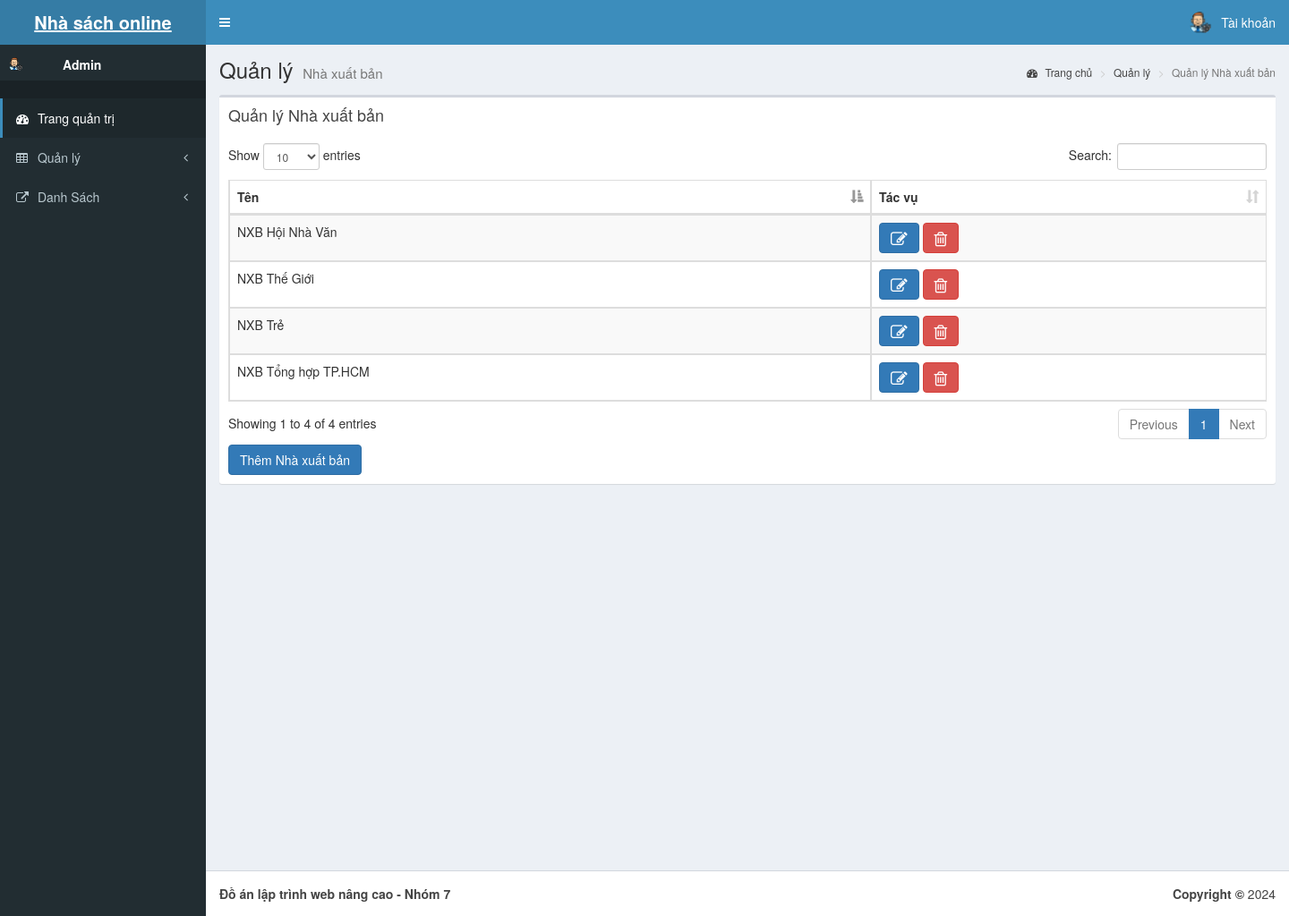
Page /Admin/qlynhasx.php on the earlier database version.
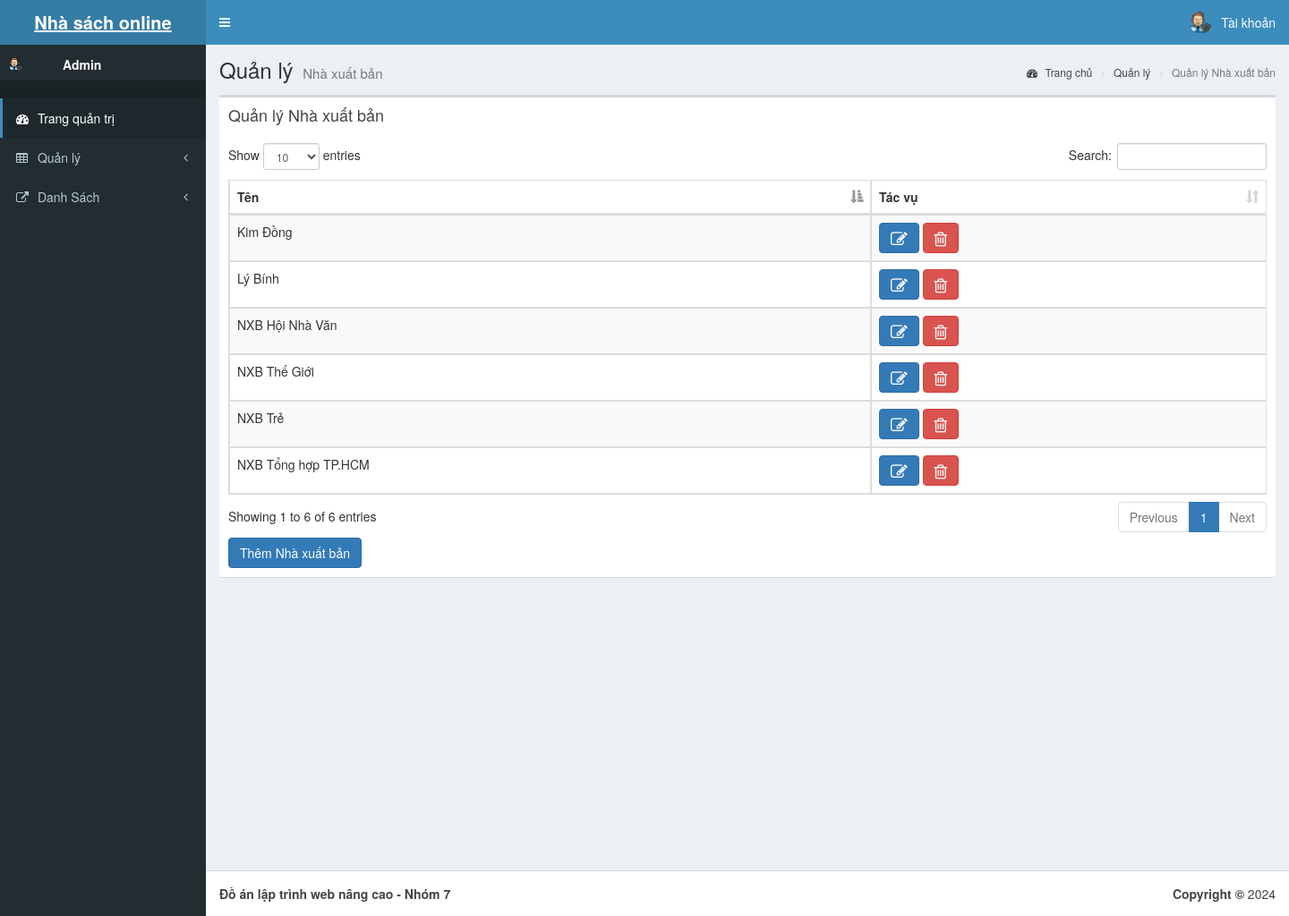
Same page on the later database version.
### tables this page shows
CREATE TABLE `nhaxuatban` (
  `ID` bigint(10) NOT NULL,
  `Ten` varchar(50) NOT NULL
);

### Admin/qlynhasx.php (the view, shortened to what this page needs)
<?php
 include "head.php";
?>
  <body class="hold-transition skin-blue sidebar-mini">
    <div class="wrapper">
    <?php
 include "Header.php";
?>
    <?php
 include "aside.php";
?>
      <div class="content-wrapper">
        <section class="content-header">
          <h1>
           Quản lý
            <small>Nhà xuất bản</small>
          </h1>
          <ol class="breadcrumb">
            <li><a href="index.php"><i class="fa fa-dashboard"></i> Trang chủ</a></li>
            <li><a href="#">Quản lý</a></li>
            <li class="active">Quản lý Nhà xuất bản</li>
          </ol>
        </section>
        <section class="content">
          <div class="row">
            <div class="col-xs-12">
              <div class="box">
                <div class="box-header">
                  <h3 class="box-title">Quản lý Nhà xuất bản</h3>
                </div>
                <div class="box-body">
                  <table id="example1" class="table table-bordered table-striped">
                    <thead >
                      <tr>
                        <th>Tên</th>
                        <th>Tác vụ</th>
                      </tr>
                    </thead>
                    <tbody>
                    <?php
                         require '../inc/myconnect.php';
                         $sql="SELECT ID,Ten from nhaxuatban ";
                         $result = $conn->query($sql);
                         if ($result->num_rows > 0) {
                          while($row = $result->fetch_assoc()) {
                      ?>
                        <tr>
                        <td><?php echo $row["Ten"] ?></td>
                        <td><a class="btn btn-primary" href="suanhasx.php?id=<?php  echo $row["ID"]  ?>">
                        <i class="fa fa-edit fa-lg"<acronym title="Chỉnh sửa"></acronym></i></a>
                         <a class="btn btn-danger" onclick="return confirm('Bạn có thật sự muốn xóa không ?');" href="xoahasx.php?id=<?php  echo $row["ID"]  ?>">                   <i class="fa fa-trash-o fa-lg" <acronym title="Xóa">
                         </acronym></i></a></td>
                      </tr>
                      <?php
                          }
                        }
                       ?>
                    </tbody>
                  </table>
                  <div  style="text-align:left">
                <a class="btn btn-primary "href="themnhasx.php">
                    Thêm Nhà xuất bản</a>
                </div>
                </div>
              </div>
            </div>
          </div>
        </section>
      </div>
      <?php
      include "footer.php";
     ?>
    </div>
  </body>
</html>

Differences in the rows shown:
added nhaxuatban: Ten "Kim Đồng"
added nhaxuatban: Ten "Lý Bính"
Other differences:
text written by a page script: "Show entries Search: Showing 1 to 4 of 4 entries Previous 1 Next" → "Show entries Search: Showing 1 to 6 of 6 entries Previous 1 Next"
